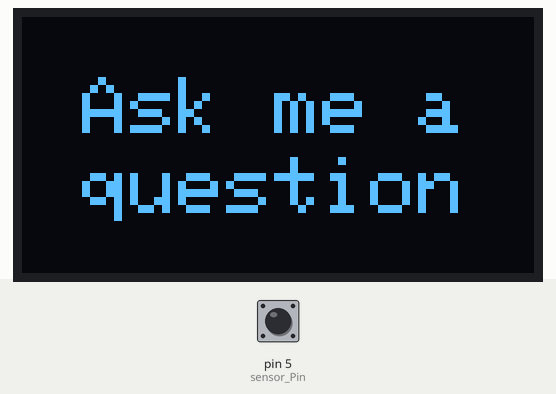
This sketch was run on a simulated Arduino Uno, built with avr-gcc and run on an emulated ATmega328P. On the bench: 128×64 one-colour display. Inputs (shaded band) come from the test bench; at power-on: pin 5 (sensor_Pin) LOW. Random numbers use the default seed unless the sketch sets one.

Above: at 2.2 s.
5.9 s: pin 5 (sensor_Pin) pulsed HIGH 2 times (0.12 s each, 0.3 s apart)
At 6.23 s:
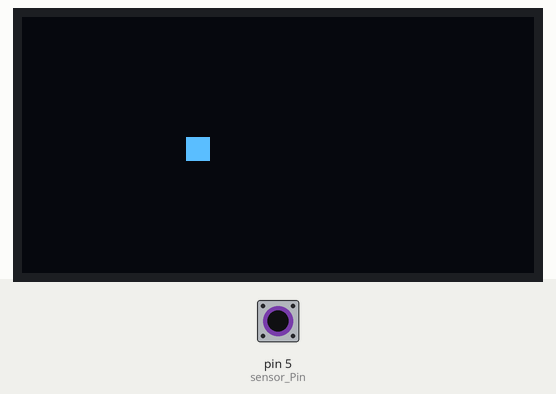
At 7.2 s:
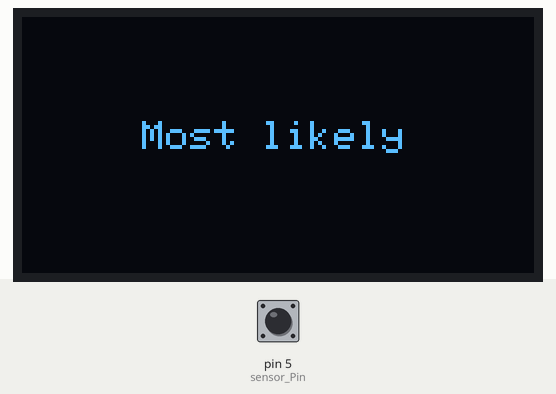
9.5 s: pin 5 (sensor_Pin) pulsed HIGH 5 times (0.12 s each, 0.3 s apart)
At 11.1 s:
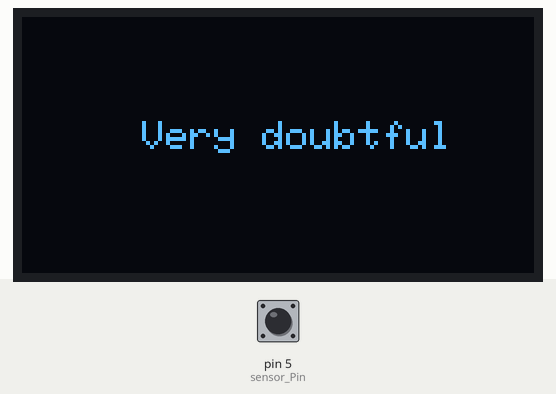
Timing chart, 0 to 12.6 s (numbered marks = the images above; inputs shaded):
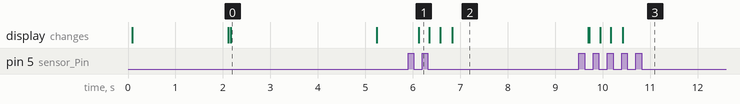

The sketch:

magic-8-cube-final.ino
```cpp
#include <SPI.h>
#include <Wire.h>
#include <Adafruit_GFX.h>
#include <Adafruit_SSD1306.h>


// Set up OLED display
#define OLED_RESET 4
Adafruit_SSD1306 display(OLED_RESET);
#define LOGO16_GLCD_HEIGHT 64
#define LOGO16_GLCD_WIDTH  128
#if (SSD1306_LCDHEIGHT != 64  )
#error("Height incorrect, please fix Adafruit_SSD1306.h!");
#endif


// Declare variables
int sensor_Pin = 5;


void setup(){


  // Initialize serial
  Serial.begin(9600);


  // Set pin mode for sensor
  pinMode(sensor_Pin, INPUT);


  // Create a random seed using A0 noise
  randomSeed(analogRead(A0));

  // Initialize screen with the I2C addr 0x3C
  display.begin(SSD1306_SWITCHCAPVCC, 0x3C);


  cleardisplay();

  // Display 8 Ball Logo
  display.fillCircle(64, 32, 30, INVERSE);
  display.fillCircle(64, 32, 15, INVERSE);
  displayText("8", 60, 26, 2, true);
  delay(2000);

  cleardisplay();


  // Display Intro Message
  displayText("Ask me a", 15, 15, 2, true);
  displayText("question", 15, 35, 2, true);
  delay(2000);

}
void loop(){


  // Read sensor pin
  long measurement = pulseIn(sensor_Pin, HIGH);
  //Serial.print(measurement);
  delay(50);


  // Check vibration magnitude
  if (measurement > 1000){


    // Display thinking dots
    cleardisplay();
    displayText(".", 35, 15, 3, true);
    delay(200);
    displayText(".", 55, 15, 3, true);
    delay(200);
    displayText(".", 75, 15, 3, true);
    delay(200);


    // Display a random message 0-3
    cleardisplay();
    int msgCase = random(0,4);
    switch (msgCase) {
      case 0:
        displayText("Most likely", 30, 26, 1, true);
        break;
      case 1:
        displayText("It is certain", 25, 26, 1, true);
        break;
      case 2:
        displayText("Ask again later", 25, 26, 1, true);
        break;
      case 3:
        displayText("Very doubtful", 30, 26, 1, true);
        break;
  }
  delay(2000);
  }
  else{
    cleardisplay();
    delay(10);
  }
}


void displayText(String text, int x, int y,int size, boolean d) {


  display.setTextSize(size);
  display.setTextColor(WHITE);
  display.setCursor(x,y);
  display.println(text);
  if(d){
    display.display();
  }
}


void cleardisplay() {


  // Clears buffer
  display.clearDisplay();


  // Displays empty buffer
  display.display();
}
```

Measured:
- after the input at 5.9 s, the display: changes after 0.22 s (image 1)
- what the display in image 0 shows lasts 3.0 s, from 2.2 s to 5.2 s
